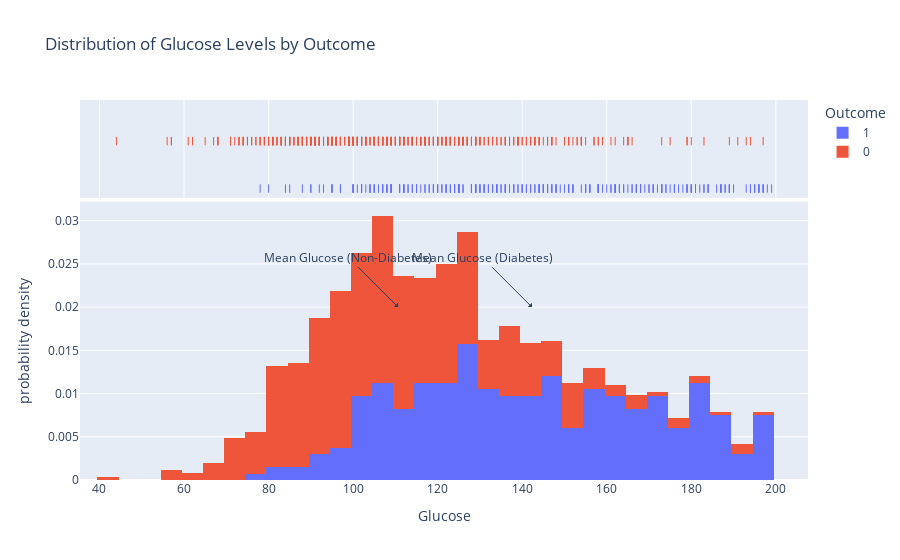

The notebook cell saved with this chart:
### Code cell
import plotly.express as px

# Create a histogram with separate colors for diabetes and non-diabetes
fig = px.histogram(df_clean, x='Glucose', color='Outcome', 
                   histnorm='probability density', marginal='rug', 
                   title='Distribution of Glucose Levels by Outcome')

# Add annotations to highlight the difference in glucose levels
mean_glucose_diabetes = df_clean[df_clean['Outcome'] == 1]['Glucose'].mean()
mean_glucose_non_diabetes = df_clean[df_clean['Outcome'] == 0]['Glucose'].mean()

fig.add_annotation(x=mean_glucose_diabetes, y=0.02,
                   text="Mean Glucose (Diabetes)",
                   showarrow=True, arrowhead=1, ax=-50, ay=-50)

fig.add_annotation(x=mean_glucose_non_diabetes, y=0.02,
                   text="Mean Glucose (Non-Diabetes)",
                   showarrow=True, arrowhead=1, ax=-50, ay=-50)

# Show the figure
fig.show()

### Figure 1 — Plotly figure (JSON) as saved in the notebook; plotly's stock layout.template omitted (floating-point values rounded to 4 significant figures; data arrays with more than 128 entries replaced by an {"elided": "..."} marker saying what was removed)
{"data": [{"alignmentgroup": "True", "bingroup": "x", "histnorm": "probability density", "hovertemplate": "Outcome=1<br>Glucose=%{x}<br>probability density=%{y}<extra></extra>", "legendgroup": "1", "marker": {"color": "#636efa", "pattern": {"shape": ""}}, "name": "1", "offsetgroup": "1", "orientation": "v", "showlegend": true, "type": "histogram", "x": {"elided": "266 int values"}, "xaxis": "x", "yaxis": "y"}, {"alignmentgroup": "True", "boxpoints": "all", "fillcolor": "rgba(255,255,255,0)", "hoveron": "points", "hovertemplate": "Outcome=1<br>Glucose=%{x}<extra></extra>", "jitter": 0, "legendgroup": "1", "line": {"color": "rgba(255,255,255,0)"}, "marker": {"color": "#636efa", "symbol": "line-ns-open"}, "name": "1", "offsetgroup": "1", "showlegend": false, "type": "box", "x": {"elided": "266 int values"}, "xaxis": "x2", "yaxis": "y2"}, {"alignmentgroup": "True", "bingroup": "x", "histnorm": "probability density", "hovertemplate": "Outcome=0<br>Glucose=%{x}<br>probability density=%{y}<extra></extra>", "legendgroup": "0", "marker": {"color": "#EF553B", "pattern": {"shape": ""}}, "name": "0", "offsetgroup": "0", "orientation": "v", "showlegend": true, "type": "histogram", "x": {"elided": "497 int values"}, "xaxis": "x", "yaxis": "y"}, {"alignmentgroup": "True", "boxpoints": "all", "fillcolor": "rgba(255,255,255,0)", "hoveron": "points", "hovertemplate": "Outcome=0<br>Glucose=%{x}<extra></extra>", "jitter": 0, "legendgroup": "0", "line": {"color": "rgba(255,255,255,0)"}, "marker": {"color": "#EF553B", "symbol": "line-ns-open"}, "name": "0", "offsetgroup": "0", "showlegend": false, "type": "box", "x": {"elided": "497 int values"}, "xaxis": "x2", "yaxis": "y2"}], "layout": {"annotations": [{"arrowhead": 1, "ax": -50, "ay": -50, "showarrow": true, "text": "Mean Glucose (Diabetes)", "x": 142.3, "y": 0.02}, {"arrowhead": 1, "ax": -50, "ay": -50, "showarrow": true, "text": "Mean Glucose (Non-Diabetes)", "x": 110.6, "y": 0.02}], "barmode": "relative", "legend": {"title": {"text": "Outcome"}, "tracegroupgap": 0}, "title": {"text": "Distribution of Glucose Levels by Outcome"}, "xaxis": {"anchor": "y", "domain": [0, 1], "title": {"text": "Glucose"}}, "xaxis2": {"anchor": "y2", "domain": [0, 1], "matches": "x", "showgrid": true, "showticklabels": false}, "yaxis": {"anchor": "x", "domain": [0, 0.7326], "title": {"text": "probability density"}}, "yaxis2": {"anchor": "x2", "domain": [0.7426, 1], "matches": "y2", "showgrid": false, "showline": false, "showticklabels": false, "ticks": ""}}}
